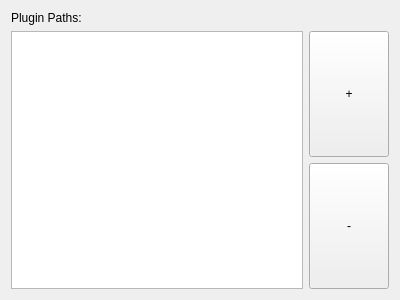
<?xml version="1.0" encoding="UTF-8"?>
<ui version="4.0">
 <class>PluginLayout</class>
 <widget class="QWidget" name="PluginLayout">
  <property name="geometry">
   <rect>
    <x>0</x>
    <y>0</y>
    <width>400</width>
    <height>300</height>
   </rect>
  </property>
  <property name="windowTitle">
   <string>Plugin Layout</string>
  </property>
  <layout class="QVBoxLayout" name="verticalLayout">
   <item>
    <widget class="QLabel" name="label_plugin_paths">
     <property name="text">
      <string>Plugin Paths:</string>
     </property>
    </widget>
   </item>
   <item>
    <layout class="QHBoxLayout" name="layout_plugin_paths">
     <item>
      <widget class="QListWidget" name="plugin_paths_view">
       <property name="selectionMode">
        <enum>QAbstractItemView::ExtendedSelection</enum>
       </property>
      </widget>
     </item>
     <item>
      <layout class="QVBoxLayout" name="layout_plugin_path_buttons">
       <item>
        <widget class="QPushButton" name="button_add_plugin_paths">
         <property name="sizePolicy">
          <sizepolicy hsizetype="Fixed" vsizetype="Expanding">
           <horstretch>0</horstretch>
           <verstretch>0</verstretch>
          </sizepolicy>
         </property>
         <property name="text">
          <string>+</string>
         </property>
        </widget>
       </item>
       <item>
        <widget class="QPushButton" name="button_remove_plugin_paths">
         <property name="sizePolicy">
          <sizepolicy hsizetype="Fixed" vsizetype="Expanding">
           <horstretch>0</horstretch>
           <verstretch>0</verstretch>
          </sizepolicy>
         </property>
         <property name="text">
          <string>-</string>
         </property>
        </widget>
       </item>
      </layout>
     </item>
    </layout>
   </item>
  </layout>
 </widget>
 <resources/>
 <connections/>
</ui>
